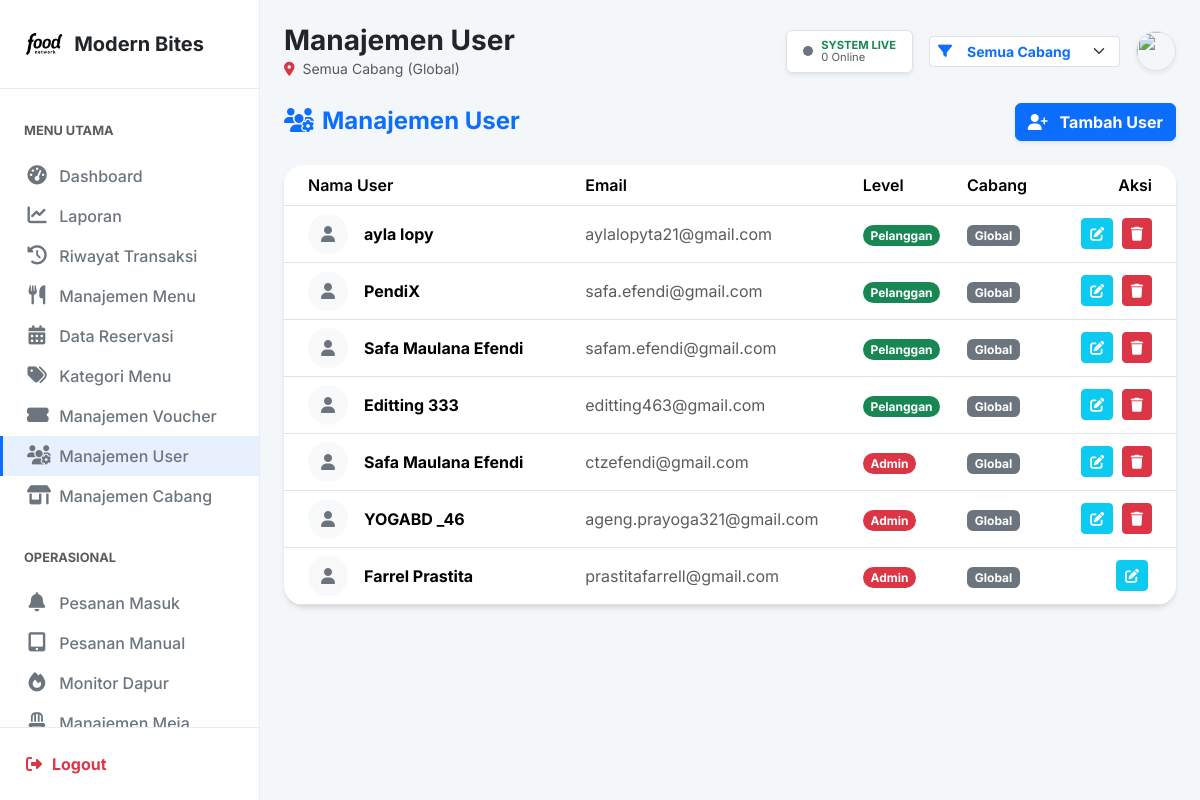
The page /admin/users.php (signed in) on the database its author committed.
### tables this page shows
CREATE TABLE `users` (
  `id` int(11) NOT NULL,
  `google_id` varchar(255) DEFAULT NULL,
  `nama` varchar(100) NOT NULL,
  `email` varchar(250) NOT NULL,
  `password` varchar(255) DEFAULT NULL,
  `cabang_id` int(11) DEFAULT NULL,
  `no_hp` varchar(20) DEFAULT NULL,
  `level` enum('admin','karyawan','pelanggan') NOT NULL DEFAULT 'pelanggan',
  `created_at` timestamp NOT NULL DEFAULT current_timestamp(),
  `last_active` datetime DEFAULT NULL,
  `poin` int(11) DEFAULT 0,
  `foto` text DEFAULT NULL,
  `alamat` text DEFAULT NULL
);

### admin/users.php (the view, shortened to what this page needs)
<?php
require_once '../auth/koneksi.php';
$sql = "SELECT u.*, c.nama_cabang FROM users u LEFT JOIN cabang c ON u.cabang_id = c.id ORDER BY u.id DESC";
$data = $koneksi->query($sql);
include '../layouts/admin/header.php';
?>
<div class="d-flex justify-content-between align-items-center mb-4">
    <h4 class="mb-0 fw-bold text-primary"><i class="fas fa-users-cog me-2"></i>Manajemen User</h4>
    <button class="btn btn-primary fw-bold shadow-sm" data-bs-toggle="modal" data-bs-target="#modalTambah">
        <i class="fas fa-user-plus me-2"></i> Tambah User
    </button>
</div>
<div class="card border-0 shadow-sm">
    <div class="card-body p-0">
        <div class="table-responsive">
            <table class="table table-hover align-middle mb-0">
                <thead class="bg-light">
                    <tr>
                        <th class="px-4">Nama User</th>
                        <th>Email</th>
                        <th>Level</th>
                        <th>Cabang</th>
                        <th class="text-end px-4">Aksi</th>
                    </tr>
                </thead>
                <tbody>
                    <?php if($data->num_rows > 0): ?>
                        <?php while($row = $data->fetch_assoc()):
                            $jsonUser = htmlspecialchars(json_encode($row), ENT_QUOTES, 'UTF-8');
                        ?>
                        <tr>
                            <td class="px-4 fw-bold">
                                <div class="d-flex align-items-center">
                                    <div class="bg-light rounded-circle d-flex align-items-center justify-content-center me-3" style="width: 40px; height: 40px;">
                                        <i class="fas fa-user text-secondary"></i>
                                    </div>
                                    <?= htmlspecialchars($row['nama']) ?>
                                </div>
                            </td>
                            <td class="text-muted"><?= htmlspecialchars($row['email']) ?></td>
                            <td>
                                <?php
                                    $badge = ($row['level']=='admin') ? 'bg-danger' : (($row['level']=='karyawan') ? 'bg-primary' : 'bg-success');
                                    echo "<span class='badge $badge rounded-pill'>".ucfirst($row['level'])."</span>";
                                ?>
                            </td>
                            <td>
                                <?= $row['nama_cabang'] ? '<span class="badge bg-info text-dark">'.$row['nama_cabang'].'</span>' : '<span class="badge bg-secondary">Global</span>' ?>
                            </td>
                            <td class="text-end px-4">
                                <button class="btn btn-sm btn-info text-white me-1" onclick='openEditModal(<?= $jsonUser ?>)'>
                                    <i class="fas fa-edit"></i>
                                </button>
                                <?php if($row['id'] != $_SESSION['user_id']): ?>
                                <button class="btn btn-sm btn-danger" onclick="confirmDelete(<?= $row['id'] ?>, '<?= $row['nama'] ?>')">
                                    <i class="fas fa-trash"></i>
                                </button>
                                <?php endif; ?>
                            </td>
                        </tr>
                        <?php endwhile; ?>
                    <?php else: ?>
                        <tr><td colspan="5" class="text-center py-5 text-muted">Belum ada user.</td></tr>
                    <?php endif; ?>
                </tbody>
            </table>
        </div>
    </div>
</div>
<?php include '../layouts/admin/footer.php'; ?>

### assets/css/dashboard.css (style rules this page uses)
:root { --primary-color: #0d6efd; --dark-color: #212529; --light-gray: #f4f7fa; --border-color: #e9ecef; --body-font: 'Poppins', sans-serif; }
body { font-family: var(--body-font); background-color: var(--light-gray); margin: 0; color: #555; }
.table th { font-weight: 600; }
.card { border: none; box-shadow: 0 4px 15px rgba(0,0,0,0.05); border-radius: 15px; }

### assets/css/dashboard-modern.css (style rules this page uses)
:root { --font-primary: 'Inter', sans-serif; --color-bg-main: #f8f9fa; --color-text-dark: #1e293b; --color-text-muted: #64748b; --grad-primary: linear-gradient(135deg, #667eea 0%, #764ba2 100%); --grad-success: linear-gradient(135deg, #2af598 0%, #009efd 100%); --grad-warning: linear-gradient(135deg, #f6d365 0%, #fda085 100%); --grad-danger: linear-gradient(135deg, #ff9a44 0%, #fc6076 100%); --shadow-sm: 0 1px 2px 0 rgb(0 0 0 / 0.05); --shadow-md: 0 4px 6px -1px rgb(0 0 0 / 0.1), 0 2px 4px -2px rgb(0 0 0 / 0.1); --shadow-lg: 0 10px 15px -3px rgb(0 0 0 / 0.1), 0 4px 6px -4px rgb(0 0 0 / 0.1); }
body { font-family: var(--font-primary); background-color: var(--color-bg-main); color: var(--color-text-dark); }
.card.border-0.shadow-sm { border-radius: 1.25rem; box-shadow: var(--shadow-md) !important; transition: all 0.3s ease; overflow: hidden; }
.card-body { padding: 1.5rem; position: relative; z-index: 1; }

### rows shown on the page
users: nama "ayla lopy", email "aylalopyta21@gmail.com", level "Pelanggan"
users: nama "PendiX", email "safa.efendi@gmail.com", level "Pelanggan"
users: nama "Safa Maulana Efendi", email "safam.efendi@gmail.com", level "Pelanggan"
users: nama "Editting 333", email "editting463@gmail.com", level "Pelanggan"
users: nama "Safa Maulana Efendi", email "ctzefendi@gmail.com", level "Admin"
users: nama "YOGABD _46", email "ageng.prayoga321@gmail.com", level "Admin"
users: nama "Farrel Prastita", email "prastitafarrell@gmail.com", level "Admin"

### other values the page prints
$page_title "Manajemen User"
$display_cabang "Semua Cabang (Global)"
